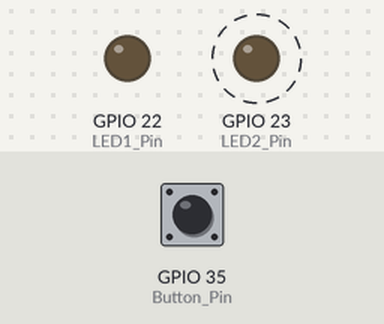
Bench run of a sketch on a simulated ESP32. On the bench: output pins drawn as LEDs (lit = HIGH). Dashed ring = blinking. The test bench sets the inputs (shaded band); at power-on: GPIO 35 (Button_Pin) LOW.

Above: at 1.2 s.
1.3 s: GPIO 35 (Button_Pin) pulled HIGH for 0.15 s
At 2.6 s:
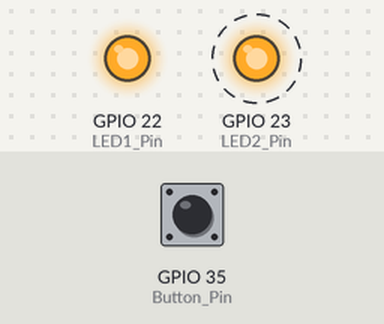
4.4 s: GPIO 35 (Button_Pin) pulled HIGH for 1 s
At 6.8 s:
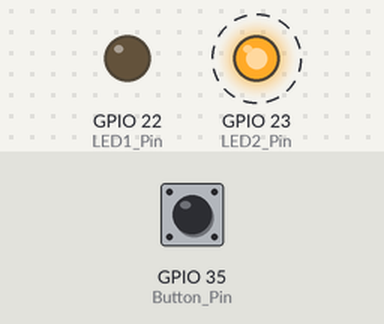
8.4 s: GPIO 35 (Button_Pin) pulled HIGH for 3.2 s
At 9.8 s:
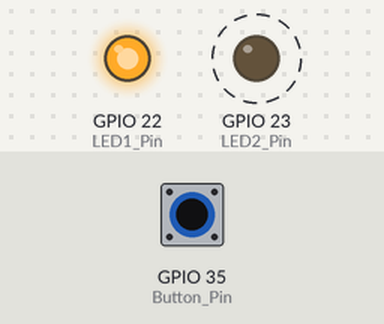
Timing chart, 0 to 20.6 s (numbered marks = the images above; inputs shaded):
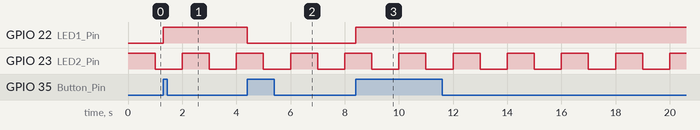

Measured:
- after the input at 1.3 s, GPIO 22 (LED1_Pin): LOW → HIGH at once
- after the input at 4.4 s, GPIO 22 (LED1_Pin): HIGH → LOW at once
- after the input at 8.4 s, GPIO 22 (LED1_Pin): LOW → HIGH at once
- by itself, GPIO 23 (LED2_Pin): alternates HIGH for 1.0 s and LOW for 1.0 s

The sketch:

Lab05_1.ino
```cpp
#define Button_Pin   35
#define LED1_Pin     22
#define LED2_Pin     23

void IRAM_ATTR IO_INT_ISR()
{
  // Toggle The LED
  digitalWrite(LED1_Pin, !digitalRead(LED1_Pin));
}

void setup()
{
  pinMode(LED1_Pin, OUTPUT);
  pinMode(LED2_Pin, OUTPUT);
  pinMode(Button_Pin, INPUT);
  attachInterrupt(Button_Pin, IO_INT_ISR, RISING); // interrupt on rising edge
}

void loop()
{
  //  without IO interrupt
   digitalWrite(LED2_Pin,HIGH);
   delay(1000);
   digitalWrite(LED2_Pin,LOW);
   delay(1000);
  //  //toggle
  //  digitalWrite(LED1_Pin,digitalRead(!LED1_Pin));
}
```
